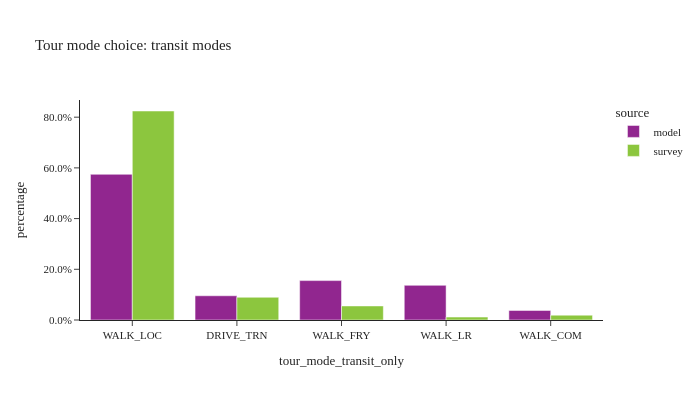

Write notebook code for a chart like this one.
### Code cell
util.plot_share_barchart(tour_data, 'tour_weight', 'tour_mode_transit_only', title="Tour mode choice: transit modes")

### Figure 1 — Plotly figure (JSON) as saved in the notebook; plotly's stock layout.template omitted (floating-point values rounded to 4 significant figures)
{"data": [{"alignmentgroup": "True", "customdata": [[217593], [36185], [58852], [51770], [14260]], "hovertemplate": "source=model<br>tour_mode_transit_only=%{x}<br>percentage=%{y}<br>sample_size=%{customdata[0]}<extra></extra>", "legendgroup": "model", "marker": {"color": "#91268F", "pattern": {"shape": ""}}, "name": "model", "offsetgroup": "model", "orientation": "v", "showlegend": true, "textposition": "auto", "type": "bar", "x": ["WALK_LOC", "DRIVE_TRN", "WALK_FRY", "WALK_LR", "WALK_COM"], "xaxis": "x", "y": [0.5746, 0.09556, 0.1554, 0.1367, 0.03766], "yaxis": "y"}, {"alignmentgroup": "True", "customdata": [[779], [57], [14], [59], [9]], "hovertemplate": "source=survey<br>tour_mode_transit_only=%{x}<br>percentage=%{y}<br>sample_size=%{customdata[0]}<extra></extra>", "legendgroup": "survey", "marker": {"color": "#8CC63E", "pattern": {"shape": ""}}, "name": "survey", "offsetgroup": "survey", "orientation": "v", "showlegend": true, "textposition": "auto", "type": "bar", "x": ["WALK_LOC", "DRIVE_TRN", "WALK_FRY", "WALK_LR", "WALK_COM"], "xaxis": "x", "y": [0.8244, 0.08961, 0.05542, 0.01156, 0.01905], "yaxis": "y"}], "layout": {"barmode": "group", "height": 400, "legend": {"title": {"text": "source"}, "tracegroupgap": 0}, "title": {"text": "Tour mode choice: transit modes"}, "width": 700, "xaxis": {"anchor": "y", "domain": [0.0, 1.0], "title": {"text": "tour_mode_transit_only"}}, "yaxis": {"anchor": "x", "domain": [0.0, 1.0], "tickformat": ".1%", "title": {"text": "percentage"}}}}
